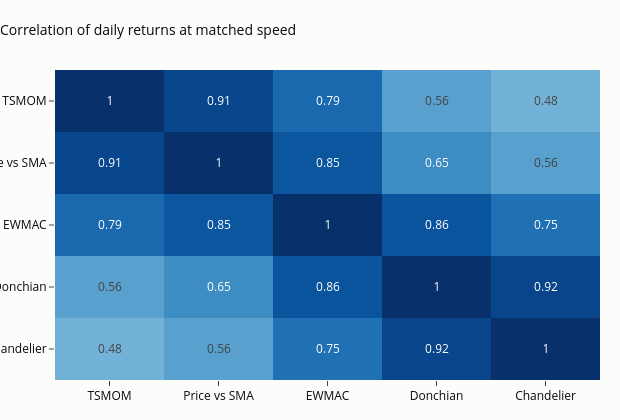
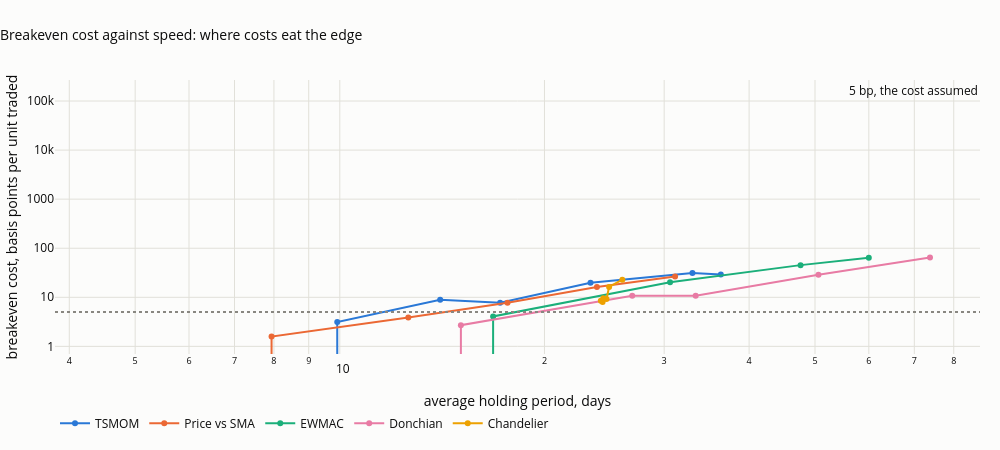

Notebook code for these charts, in order:
### Code cell
fig = go.Figure(go.Heatmap(z=corr.values, x=list(corr.columns), y=list(corr.index), zmin=0, zmax=1, colorscale="Blues",
                           text=corr.round(2).values, texttemplate="%{text}", showscale=False))
fig.update_layout(title="Correlation of daily returns at matched speed", height=420, width=620, margin=dict(t=70), yaxis=dict(autorange="reversed"))
save_figure(fig, "07_03_correlations", FIG)
display(fig)
fig = go.Figure()
for fam, g in T2.groupby("family", sort=False):
    g = g.sort_values("holding_days")
    fig.add_scatter(x=g.holding_days, y=g.breakeven_bp, mode="lines+markers", name=fam, line=dict(color=FAM_COL[fam]))
fig.add_hline(y=5, line=dict(color=MUTED, dash="dot"), annotation_text="5 bp, the cost assumed")
fig.update_layout(title="Breakeven cost against speed: where costs eat the edge", xaxis=dict(title="average holding period, days", type="log"),
                  yaxis=dict(title="breakeven cost, basis points per unit traded", type="log"), height=450, width=1000, margin=dict(t=80),
                  legend=dict(orientation="h", y=-0.2, x=0))
save_figure(fig, "07_04_breakeven", FIG)
fig

### Figure 1 — Plotly figure (JSON) as saved in the notebook; plotly's stock layout.template omitted (floating-point values rounded to 4 significant figures)
{"data": [{"colorscale": [[0.0, "rgb(247,251,255)"], [0.125, "rgb(222,235,247)"], [0.25, "rgb(198,219,239)"], [0.375, "rgb(158,202,225)"], [0.5, "rgb(107,174,214)"], [0.625, "rgb(66,146,198)"], [0.75, "rgb(33,113,181)"], [0.875, "rgb(8,81,156)"], [1.0, "rgb(8,48,107)"]], "showscale": false, "text": [[1.0, 0.91, 0.79, 0.56, 0.48], [0.91, 1.0, 0.85, 0.65, 0.56], [0.79, 0.85, 1.0, 0.86, 0.75], [0.56, 0.65, 0.86, 1.0, 0.92], [0.48, 0.56, 0.75, 0.92, 1.0]], "texttemplate": "%{text}", "type": "heatmap", "x": ["TSMOM", "Price vs SMA", "EWMAC", "Donchian", "Chandelier"], "y": ["TSMOM", "Price vs SMA", "EWMAC", "Donchian", "Chandelier"], "z": [[1.0, 0.9131, 0.7854, 0.5594, 0.4812], [0.9131, 1.0, 0.8543, 0.6458, 0.559], [0.7854, 0.8543, 1.0, 0.8639, 0.7539], [0.5594, 0.6458, 0.8639, 1.0, 0.9197], [0.4812, 0.559, 0.7539, 0.9197, 1.0]], "zmax": 1, "zmin": 0}], "layout": {"height": 420, "margin": {"t": 70}, "title": {"text": "Correlation of daily returns at matched speed"}, "width": 620, "yaxis": {"autorange": "reversed"}}}

### Figure 2 — Plotly figure (JSON) as saved in the notebook; plotly's stock layout.template omitted (floating-point values rounded to 4 significant figures)
{"data": [{"line": {"color": "#2a78d6"}, "mode": "lines+markers", "name": "TSMOM", "type": "scatter", "x": [6.826, 9.913, 14.05, 17.21, 23.38, 33.01, 36.35], "y": [-0.7617, 3.145, 8.887, 7.76, 19.87, 31.28, 29.09]}, {"line": {"color": "#eb6834"}, "mode": "lines+markers", "name": "Price vs SMA", "type": "scatter", "x": [5.444, 7.936, 12.61, 17.65, 23.89, 31.13], "y": [-1.077, 1.584, 3.853, 7.719, 16.14, 26.58]}, {"line": {"color": "#1baf7a"}, "mode": "lines+markers", "name": "EWMAC", "type": "scatter", "x": [4.514, 8.809, 16.81, 30.61, 47.61, 60.0], "y": [-2.09, -1.117, 4.078, 20.24, 45.21, 64.17]}, {"line": {"color": "#e87ba4"}, "mode": "lines+markers", "name": "Donchian", "type": "scatter", "x": [8.004, 15.07, 26.92, 33.38, 50.59, 73.82], "y": [-2.096, 2.707, 10.71, 10.79, 28.76, 64.78]}, {"line": {"color": "#eda100"}, "mode": "lines+markers", "name": "Chandelier", "type": "scatter", "x": [24.21, 24.35, 24.42, 24.68, 24.9, 26.04], "y": [8.54, 7.985, 9.567, 9.213, 16.26, 22.8]}], "layout": {"annotations": [{"showarrow": false, "text": "5 bp, the cost assumed", "x": 1, "xanchor": "right", "xref": "x domain", "y": 5, "yanchor": "bottom", "yref": "y"}], "height": 450, "legend": {"orientation": "h", "x": 0, "y": -0.2}, "margin": {"t": 80}, "shapes": [{"line": {"color": "#898781", "dash": "dot"}, "type": "line", "x0": 0, "x1": 1, "xref": "x domain", "y0": 5, "y1": 5, "yref": "y"}], "title": {"text": "Breakeven cost against speed: where costs eat the edge"}, "width": 1000, "xaxis": {"title": {"text": "average holding period, days"}, "type": "log"}, "yaxis": {"title": {"text": "breakeven cost, basis points per unit traded"}, "type": "log"}}}
